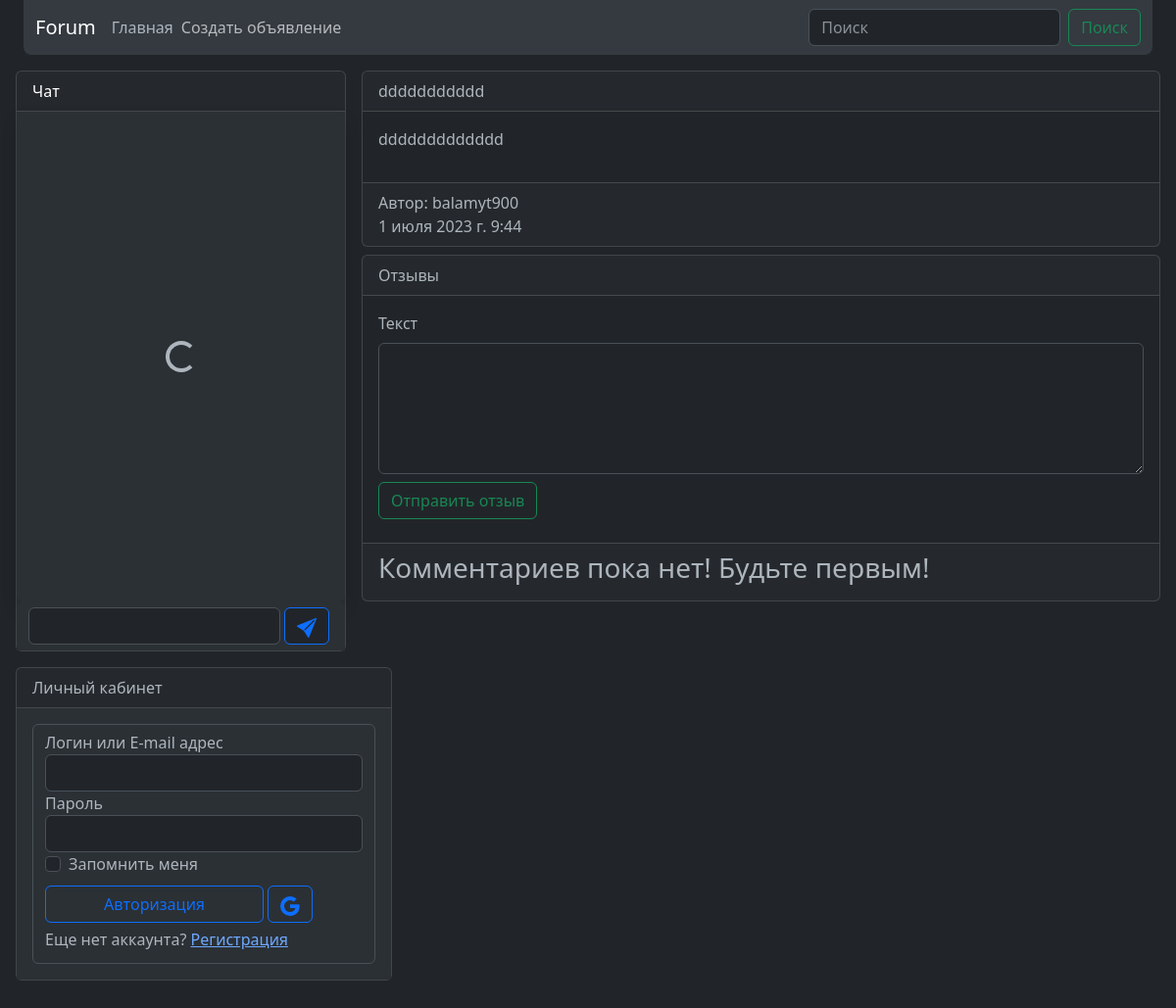
Screenshot of /announce/1/ with the database file from the repository.
### announcement/models.py (models this page shows, shortened)
class Announcement(models.Model):
    author = models.ForeignKey(User, on_delete=models.CASCADE)
    title = models.CharField(max_length=255, null=False)
    text = models.CharField(max_length=555, null=False)
    date = models.DateTimeField(default=time)
    category = models.ForeignKey(Category, on_delete=models.CASCADE)
    class Meta:
        ordering = ('date', )

### announcement/views.py (the view)
# urls.py: path('<int:pk>/', AnnounceView.as_view()),
class AnnounceView(DetailView):
    model = Announcement
    template_name = 'announce/detail.html'
    def get_context_data(self, **kwargs):
        context = super().get_context_data(**kwargs)
        context['response'] = Response.objects.filter(announce=self.object, is_accept=True)
        if self.request.user == self.object.author and \
                Response.objects.filter(is_accept=False, announce=self.object).exists():
            """ Добавление на страницу неактивных откликов, если зашел автор объявления """
            context['inactive_response'] = Response.objects.filter(is_accept=False, announce=self.object)
        return context

### templates/announce/detail.html (shortened to what this page needs)
{% extends 'main.html' %}
{% block extra_head %}
    {% load static %}
    {% load humanize %}
{% endblock extra_head %}
{% block body %}
<div class="card">
    <div class="card-header">{{ object.title }}</div>
    <div class="card-body">
        {{ object.text|safe }}
    </div>
    <div class="card-footer">
        Автор: {{ object.author }}<br>
        {{ object.date }}<br>
    </div>
</div>
<div class="card my-2">
    <div class="card-header">Отзывы</div>
    <div class="card-body">
        <form id="response_form">
            <label class="form-label" for="response_text">Текст</label>
            <textarea class="form-control" name="text" id="response_text" cols="30" rows="5" maxlength="300"></textarea>
            <button class="btn btn-outline-success my-2" type="submit">Отправить отзыв</button>
        </form>
    </div>
    <div class="card-footer">
        {% if not response %}
            <h3>Комментариев пока нет! Будьте первым!</h3>
        {% endif %}
   </div>
</div>
{% endblock body %}

### rows the page displays
Announcement: title "ddddddddddd", text "ddddddddddddd", author "balamyt900", date "1 июля 2023 г. 9:44"
